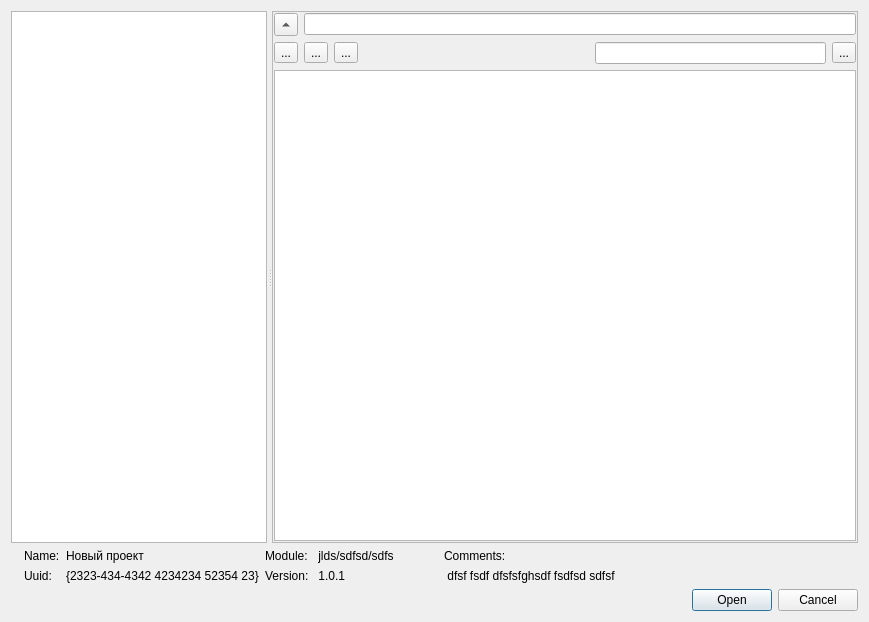
<?xml version="1.0" encoding="UTF-8"?>
<ui version="4.0">
 <class>Dialog</class>
 <widget class="QDialog" name="Dialog">
  <property name="geometry">
   <rect>
    <x>0</x>
    <y>0</y>
    <width>869</width>
    <height>622</height>
   </rect>
  </property>
  <property name="windowTitle">
   <string>Dialog</string>
  </property>
  <layout class="QVBoxLayout" name="verticalLayout">
   <item>
    <widget class="QSplitter" name="splitter">
     <property name="sizePolicy">
      <sizepolicy hsizetype="Expanding" vsizetype="Expanding">
       <horstretch>0</horstretch>
       <verstretch>0</verstretch>
      </sizepolicy>
     </property>
     <property name="orientation">
      <enum>Qt::Horizontal</enum>
     </property>
     <property name="opaqueResize">
      <bool>true</bool>
     </property>
     <property name="handleWidth">
      <number>5</number>
     </property>
     <property name="childrenCollapsible">
      <bool>true</bool>
     </property>
     <widget class="QTreeView" name="treeView">
      <property name="sizePolicy">
       <sizepolicy hsizetype="Maximum" vsizetype="Maximum">
        <horstretch>0</horstretch>
        <verstretch>0</verstretch>
       </sizepolicy>
      </property>
     </widget>
     <widget class="QFrame" name="frame">
      <property name="sizePolicy">
       <sizepolicy hsizetype="Preferred" vsizetype="Preferred">
        <horstretch>3</horstretch>
        <verstretch>0</verstretch>
       </sizepolicy>
      </property>
      <property name="frameShape">
       <enum>QFrame::StyledPanel</enum>
      </property>
      <property name="frameShadow">
       <enum>QFrame::Raised</enum>
      </property>
      <layout class="QVBoxLayout" name="verticalLayout_3">
       <property name="leftMargin">
        <number>1</number>
       </property>
       <property name="topMargin">
        <number>1</number>
       </property>
       <property name="rightMargin">
        <number>1</number>
       </property>
       <property name="bottomMargin">
        <number>1</number>
       </property>
       <item>
        <layout class="QHBoxLayout" name="horizontalLayout_4">
         <item>
          <widget class="QToolButton" name="toolButton_3">
           <property name="text">
            <string>...</string>
           </property>
           <property name="autoRaise">
            <bool>false</bool>
           </property>
           <property name="arrowType">
            <enum>Qt::UpArrow</enum>
           </property>
          </widget>
         </item>
         <item>
          <widget class="QLineEdit" name="lineEdit_2"/>
         </item>
        </layout>
       </item>
       <item>
        <layout class="QHBoxLayout" name="horizontalLayout">
         <item>
          <widget class="QToolButton" name="toolButton">
           <property name="text">
            <string>...</string>
           </property>
          </widget>
         </item>
         <item>
          <widget class="QToolButton" name="toolButton_2">
           <property name="text">
            <string>...</string>
           </property>
          </widget>
         </item>
         <item>
          <widget class="QToolButton" name="toolButton_4">
           <property name="text">
            <string>...</string>
           </property>
          </widget>
         </item>
         <item>
          <spacer name="horizontalSpacer">
           <property name="orientation">
            <enum>Qt::Horizontal</enum>
           </property>
           <property name="sizeHint" stdset="0">
            <size>
             <width>40</width>
             <height>20</height>
            </size>
           </property>
          </spacer>
         </item>
         <item>
          <widget class="QLineEdit" name="lineEdit">
           <property name="sizePolicy">
            <sizepolicy hsizetype="Expanding" vsizetype="Fixed">
             <horstretch>0</horstretch>
             <verstretch>0</verstretch>
            </sizepolicy>
           </property>
          </widget>
         </item>
         <item>
          <widget class="QToolButton" name="toolButton_5">
           <property name="text">
            <string>...</string>
           </property>
          </widget>
         </item>
        </layout>
       </item>
       <item>
        <widget class="QListView" name="listView">
         <property name="sizePolicy">
          <sizepolicy hsizetype="Preferred" vsizetype="Expanding">
           <horstretch>2</horstretch>
           <verstretch>0</verstretch>
          </sizepolicy>
         </property>
        </widget>
       </item>
      </layout>
     </widget>
    </widget>
   </item>
   <item>
    <layout class="QHBoxLayout" name="horizontalLayout_2">
     <item>
      <widget class="QLabel" name="label">
       <property name="maximumSize">
        <size>
         <width>32</width>
         <height>32</height>
        </size>
       </property>
       <property name="text">
        <string/>
       </property>
       <property name="pixmap">
        <pixmap resource="ToolbarIcon/toolbarIcon.qrc">:/ToolBarIcon/new_project.png</pixmap>
       </property>
       <property name="scaledContents">
        <bool>true</bool>
       </property>
      </widget>
     </item>
     <item>
      <layout class="QGridLayout" name="gridLayout">
       <item row="1" column="2">
        <widget class="QLabel" name="label_8">
         <property name="text">
          <string>{2323-434-4342 4234234 52354 23}</string>
         </property>
        </widget>
       </item>
       <item row="0" column="2">
        <widget class="QLabel" name="label_3">
         <property name="sizePolicy">
          <sizepolicy hsizetype="Preferred" vsizetype="Preferred">
           <horstretch>0</horstretch>
           <verstretch>0</verstretch>
          </sizepolicy>
         </property>
         <property name="text">
          <string>Новый проект</string>
         </property>
        </widget>
       </item>
       <item row="1" column="3">
        <widget class="QLabel" name="label_10">
         <property name="text">
          <string>Version:</string>
         </property>
        </widget>
       </item>
       <item row="1" column="1">
        <widget class="QLabel" name="label_7">
         <property name="text">
          <string>Uuid:</string>
         </property>
        </widget>
       </item>
       <item row="0" column="3">
        <widget class="QLabel" name="label_9">
         <property name="text">
          <string>Module:</string>
         </property>
        </widget>
       </item>
       <item row="0" column="1">
        <widget class="QLabel" name="label_2">
         <property name="text">
          <string>Name:</string>
         </property>
        </widget>
       </item>
       <item row="0" column="4">
        <widget class="QLabel" name="label_11">
         <property name="sizePolicy">
          <sizepolicy hsizetype="Expanding" vsizetype="Preferred">
           <horstretch>0</horstretch>
           <verstretch>0</verstretch>
          </sizepolicy>
         </property>
         <property name="text">
          <string> jlds/sdfsd/sdfs</string>
         </property>
        </widget>
       </item>
       <item row="1" column="4">
        <widget class="QLabel" name="label_12">
         <property name="text">
          <string> 1.0.1</string>
         </property>
        </widget>
       </item>
      </layout>
     </item>
     <item>
      <layout class="QVBoxLayout" name="verticalLayout_4">
       <item>
        <widget class="QLabel" name="label_4">
         <property name="text">
          <string>Comments: </string>
         </property>
        </widget>
       </item>
       <item>
        <widget class="QLabel" name="label_5">
         <property name="sizePolicy">
          <sizepolicy hsizetype="Expanding" vsizetype="Preferred">
           <horstretch>0</horstretch>
           <verstretch>0</verstretch>
          </sizepolicy>
         </property>
         <property name="text">
          <string> dfsf fsdf dfsfsfghsdf fsdfsd sdfsf</string>
         </property>
        </widget>
       </item>
      </layout>
     </item>
    </layout>
   </item>
   <item>
    <widget class="QDialogButtonBox" name="buttonBox">
     <property name="orientation">
      <enum>Qt::Horizontal</enum>
     </property>
     <property name="standardButtons">
      <set>QDialogButtonBox::Cancel|QDialogButtonBox::Open</set>
     </property>
    </widget>
   </item>
  </layout>
 </widget>
 <resources>
  <include location="ToolbarIcon/toolbarIcon.qrc"/>
 </resources>
 <connections>
  <connection>
   <sender>buttonBox</sender>
   <signal>accepted()</signal>
   <receiver>Dialog</receiver>
   <slot>accept()</slot>
   <hints>
    <hint type="sourcelabel">
     <x>245</x>
     <y>612</y>
    </hint>
    <hint type="destinationlabel">
     <x>157</x>
     <y>274</y>
    </hint>
   </hints>
  </connection>
  <connection>
   <sender>buttonBox</sender>
   <signal>rejected()</signal>
   <receiver>Dialog</receiver>
   <slot>reject()</slot>
   <hints>
    <hint type="sourcelabel">
     <x>313</x>
     <y>612</y>
    </hint>
    <hint type="destinationlabel">
     <x>286</x>
     <y>274</y>
    </hint>
   </hints>
  </connection>
 </connections>
</ui>
